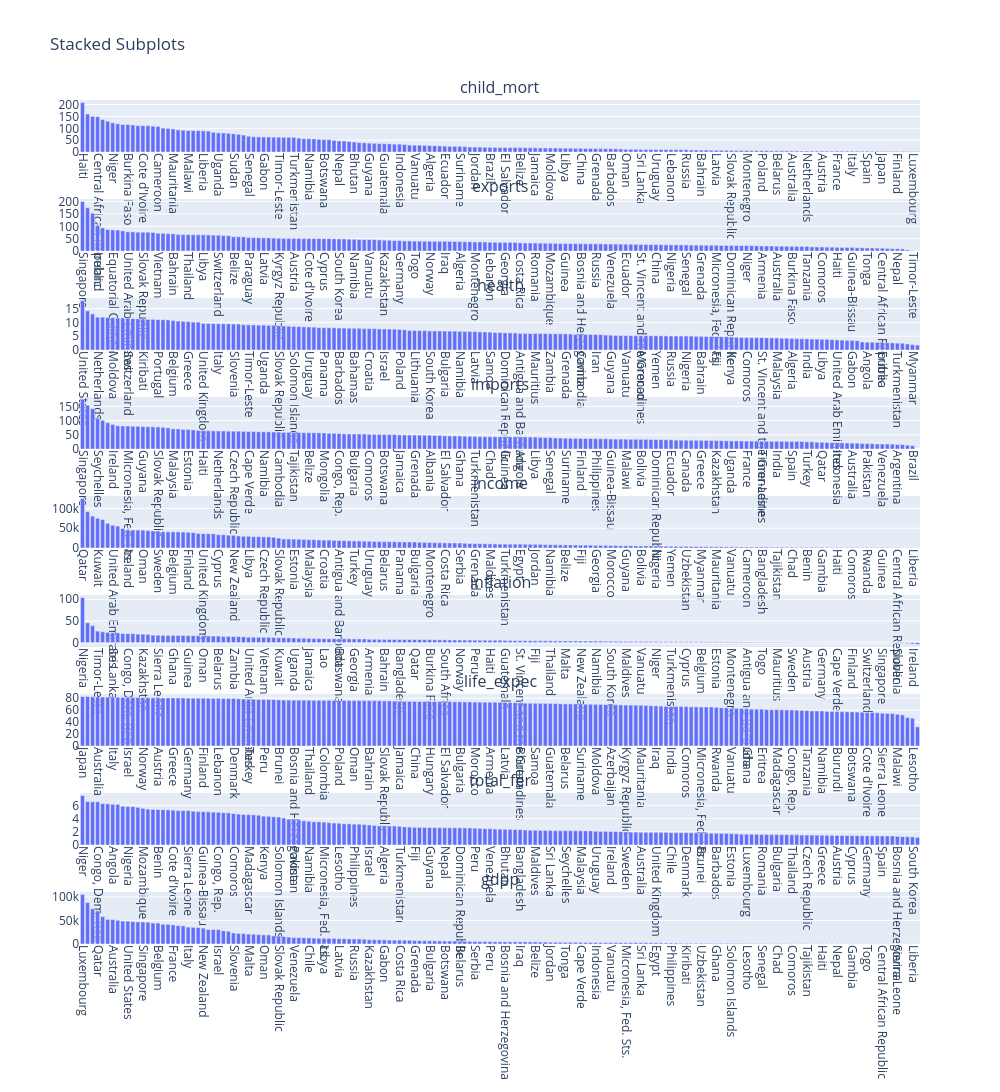

Notebook cell for this chart:
### Code cell
cols=conn.sql('''from country''').df().columns[1:]
# fig,ax=plt.subplots(len(cols),1,sharex=False,sharey=False,figsize=(30,80))
fig=make_subplots(rows=len(cols),cols=1, subplot_titles=cols)
for i in range(len(cols)):
    fig.add_trace(px.bar(data_frame=conn.sql(f'from country order by {cols[i]} desc').df(),x='country',y=f'{cols[i]}').data[0],row=i+1,col=1)
    # ax[i].set_xticklabels(ax[i].get_xticklabels(),rotation=90)
    # ax[i].set_title(f'{cols[i]}',fontsize=25)
# plt.tight_layout()
fig.update_xaxes(tickangle=90)
fig.update_layout(height=4000, width=1000, title_text="Stacked Subplots")
fig.show()

### Figure 1 — Plotly figure (JSON) as saved in the notebook; plotly's stock layout.template omitted (floating-point values rounded to 4 significant figures; data arrays with more than 128 entries replaced by an {"elided": "..."} marker saying what was removed)
{"data": [{"hovertemplate": "country=%{x}<br>child_mort=%{y}<extra></extra>", "legendgroup": "", "marker": {"color": "#636efa", "pattern": {"shape": ""}}, "name": "", "orientation": "v", "showlegend": false, "textposition": "auto", "type": "bar", "x": {"elided": "167 str values"}, "xaxis": "x", "y": {"elided": "167 float values"}, "yaxis": "y"}, {"hovertemplate": "country=%{x}<br>exports=%{y}<extra></extra>", "legendgroup": "", "marker": {"color": "#636efa", "pattern": {"shape": ""}}, "name": "", "orientation": "v", "showlegend": false, "textposition": "auto", "type": "bar", "x": {"elided": "167 str values"}, "xaxis": "x2", "y": {"elided": "167 float values"}, "yaxis": "y2"}, {"hovertemplate": "country=%{x}<br>health=%{y}<extra></extra>", "legendgroup": "", "marker": {"color": "#636efa", "pattern": {"shape": ""}}, "name": "", "orientation": "v", "showlegend": false, "textposition": "auto", "type": "bar", "x": {"elided": "167 str values"}, "xaxis": "x3", "y": {"elided": "167 float values"}, "yaxis": "y3"}, {"hovertemplate": "country=%{x}<br>imports=%{y}<extra></extra>", "legendgroup": "", "marker": {"color": "#636efa", "pattern": {"shape": ""}}, "name": "", "orientation": "v", "showlegend": false, "textposition": "auto", "type": "bar", "x": {"elided": "167 str values"}, "xaxis": "x4", "y": {"elided": "167 float values"}, "yaxis": "y4"}, {"hovertemplate": "country=%{x}<br>income=%{y}<extra></extra>", "legendgroup": "", "marker": {"color": "#636efa", "pattern": {"shape": ""}}, "name": "", "orientation": "v", "showlegend": false, "textposition": "auto", "type": "bar", "x": {"elided": "167 str values"}, "xaxis": "x5", "y": {"elided": "167 int values"}, "yaxis": "y5"}, {"hovertemplate": "country=%{x}<br>inflation=%{y}<extra></extra>", "legendgroup": "", "marker": {"color": "#636efa", "pattern": {"shape": ""}}, "name": "", "orientation": "v", "showlegend": false, "textposition": "auto", "type": "bar", "x": {"elided": "167 str values"}, "xaxis": "x6", "y": {"elided": "167 float values"}, "yaxis": "y6"}, {"hovertemplate": "country=%{x}<br>life_expec=%{y}<extra></extra>", "legendgroup": "", "marker": {"color": "#636efa", "pattern": {"shape": ""}}, "name": "", "orientation": "v", "showlegend": false, "textposition": "auto", "type": "bar", "x": {"elided": "167 str values"}, "xaxis": "x7", "y": {"elided": "167 float values"}, "yaxis": "y7"}, {"hovertemplate": "country=%{x}<br>total_fer=%{y}<extra></extra>", "legendgroup": "", "marker": {"color": "#636efa", "pattern": {"shape": ""}}, "name": "", "orientation": "v", "showlegend": false, "textposition": "auto", "type": "bar", "x": {"elided": "167 str values"}, "xaxis": "x8", "y": {"elided": "167 float values"}, "yaxis": "y8"}, {"hovertemplate": "country=%{x}<br>gdpp=%{y}<extra></extra>", "legendgroup": "", "marker": {"color": "#636efa", "pattern": {"shape": ""}}, "name": "", "orientation": "v", "showlegend": false, "textposition": "auto", "type": "bar", "x": {"elided": "167 str values"}, "xaxis": "x9", "y": {"elided": "167 int values"}, "yaxis": "y9"}], "layout": {"annotations": [{"font": {"size": 16}, "showarrow": false, "text": "child_mort", "x": 0.5, "xanchor": "center", "xref": "paper", "y": 1, "yanchor": "bottom", "yref": "paper"}, {"font": {"size": 16}, "showarrow": false, "text": "exports", "x": 0.5, "xanchor": "center", "xref": "paper", "y": 0.8827, "yanchor": "bottom", "yref": "paper"}, {"font": {"size": 16}, "showarrow": false, "text": "health", "x": 0.5, "xanchor": "center", "xref": "paper", "y": 0.7654, "yanchor": "bottom", "yref": "paper"}, {"font": {"size": 16}, "showarrow": false, "text": "imports", "x": 0.5, "xanchor": "center", "xref": "paper", "y": 0.6481, "yanchor": "bottom", "yref": "paper"}, {"font": {"size": 16}, "showarrow": false, "text": "income", "x": 0.5, "xanchor": "center", "xref": "paper", "y": 0.5309, "yanchor": "bottom", "yref": "paper"}, {"font": {"size": 16}, "showarrow": false, "text": "inflation", "x": 0.5, "xanchor": "center", "xref": "paper", "y": 0.4136, "yanchor": "bottom", "yref": "paper"}, {"font": {"size": 16}, "showarrow": false, "text": "life_expec", "x": 0.5, "xanchor": "center", "xref": "paper", "y": 0.2963, "yanchor": "bottom", "yref": "paper"}, {"font": {"size": 16}, "showarrow": false, "text": "total_fer", "x": 0.5, "xanchor": "center", "xref": "paper", "y": 0.179, "yanchor": "bottom", "yref": "paper"}, {"font": {"size": 16}, "showarrow": false, "text": "gdpp", "x": 0.5, "xanchor": "center", "xref": "paper", "y": 0.06173, "yanchor": "bottom", "yref": "paper"}], "height": 4000, "title": {"text": "Stacked Subplots"}, "width": 1000, "xaxis": {"anchor": "y", "domain": [0, 1], "tickangle": 90}, "xaxis2": {"anchor": "y2", "domain": [0, 1], "tickangle": 90}, "xaxis3": {"anchor": "y3", "domain": [0, 1], "tickangle": 90}, "xaxis4": {"anchor": "y4", "domain": [0, 1], "tickangle": 90}, "xaxis5": {"anchor": "y5", "domain": [0, 1], "tickangle": 90}, "xaxis6": {"anchor": "y6", "domain": [0, 1], "tickangle": 90}, "xaxis7": {"anchor": "y7", "domain": [0, 1], "tickangle": 90}, "xaxis8": {"anchor": "y8", "domain": [0, 1], "tickangle": 90}, "xaxis9": {"anchor": "y9", "domain": [0, 1], "tickangle": 90}, "yaxis": {"anchor": "x", "domain": [0.9383, 1]}, "yaxis2": {"anchor": "x2", "domain": [0.821, 0.8827]}, "yaxis3": {"anchor": "x3", "domain": [0.7037, 0.7654]}, "yaxis4": {"anchor": "x4", "domain": [0.5864, 0.6481]}, "yaxis5": {"anchor": "x5", "domain": [0.4691, 0.5309]}, "yaxis6": {"anchor": "x6", "domain": [0.3519, 0.4136]}, "yaxis7": {"anchor": "x7", "domain": [0.2346, 0.2963]}, "yaxis8": {"anchor": "x8", "domain": [0.1173, 0.179]}, "yaxis9": {"anchor": "x9", "domain": [0, 0.06173]}}}
